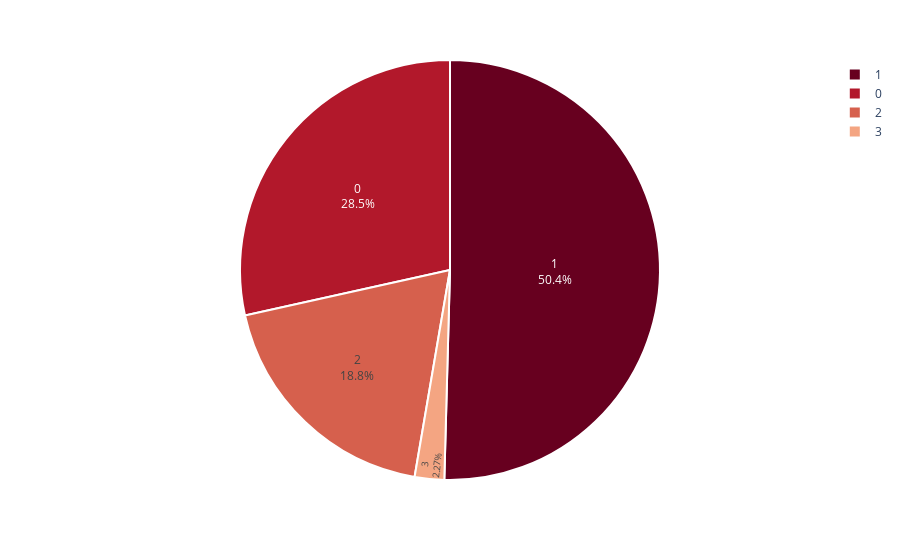

Notebook code for this chart:
### Markdown cell above
### Child Status

### Code cell
children = customer.Children.value_counts()

fig = px.pie(children, 
             values = children.values, 
             names = children.index,
             color_discrete_sequence=px.colors.sequential.RdBu)
fig.update_traces(textposition='inside', textinfo='percent+label', 
                  marker = dict(line = dict(color = 'white', width = 2)))
fig.show()

### Figure 1 — Plotly figure (JSON) as saved in the notebook; plotly's stock layout.template omitted (floating-point values rounded to 4 significant figures)
{"data": [{"domain": {"x": [0, 1], "y": [0, 1]}, "hovertemplate": "index=%{label}<br>value=%{value}<extra></extra>", "labels": [1, 0, 2, 3], "legendgroup": "", "marker": {"line": {"color": "white", "width": 2}}, "name": "", "showlegend": true, "textinfo": "percent+label", "textposition": "inside", "type": "pie", "values": [1112, 628, 415, 50]}], "layout": {"legend": {"tracegroupgap": 0}, "margin": {"t": 60}, "piecolorway": ["rgb(103,0,31)", "rgb(178,24,43)", "rgb(214,96,77)", "rgb(244,165,130)", "rgb(253,219,199)", "rgb(247,247,247)", "rgb(209,229,240)", "rgb(146,197,222)", "rgb(67,147,195)", "rgb(33,102,172)", "rgb(5,48,97)"]}}
